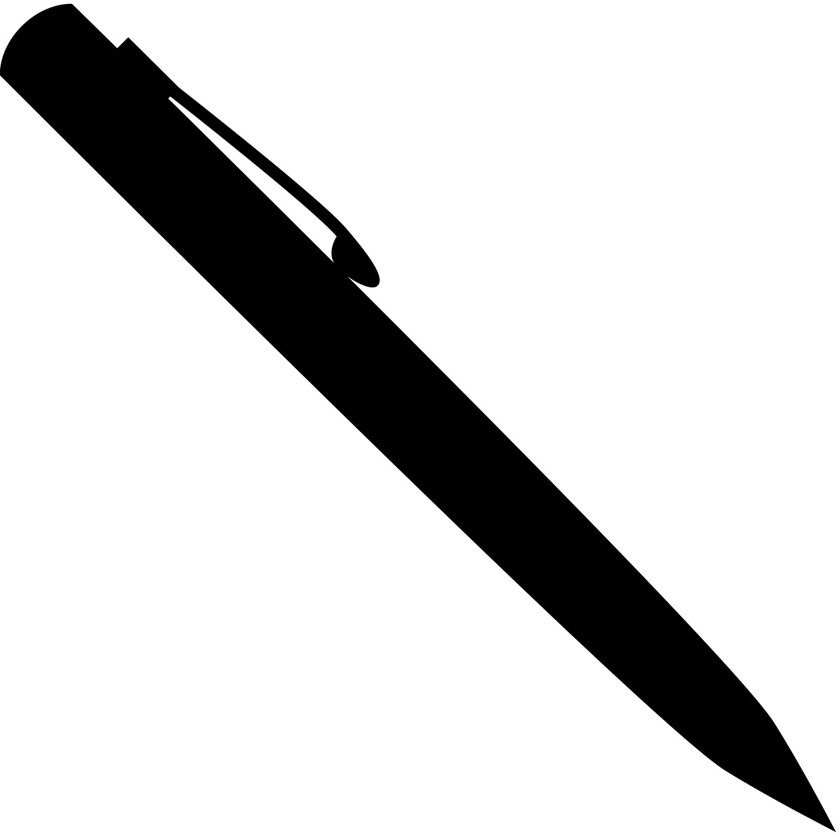
#> input picture assets/baker-2018/Silhouettes/ballpoint_pen.jpg, 840 x 840 px, shrunk from 1280 x 1280 before the run, found by its file name; its folder holds only this picture in this run
$ python shapes.py
#> lines starting #> are read from the running program, lines starting #| are printed output that depends on the picture; after the words box and inside, x2 and y2 are one past the last pixel; in counts of white or black regions, pixels touching at a corner belong together
import cv2
import numpy as np
import os
from pathlib import Path


class SizeMonitor:
    def __init__(self, window=3):
        self.window = window
        self.sizes = []

    def add(self, size):
        self.sizes.append(size)

    def check_stable(self):
        # if the last n are the same and different from the initial number
        return (
            len(set(self.sizes[-self.window :])) == 1
            and self.sizes[-1] != self.sizes[0]
        )


def chaikins_corner_cutting(points, num_iterations):
    for _ in range(num_iterations):
        new_points = []
        for i in range(len(points)):
            p1 = points[i]
            p2 = points[(i + 1) % len(points)]

            q = ((3 / 4) * p1[0] + (1 / 4) * p2[0], (3 / 4) * p1[1] + (1 / 4) * p2[1])
            r = ((1 / 4) * p1[0] + (3 / 4) * p2[0], (1 / 4) * p1[1] + (3 / 4) * p2[1])

            new_points.extend([q, r])
        points = new_points
    return points


def silhouettes_to_outlines(file_path, width=1):
    """
    Converting images of silhouettes to outlines
    """
#> called with width = 2
    image = cv2.imread(str(file_path), cv2.IMREAD_GRAYSCALE)
#> image is the input picture: shape (840, 840); min 0, max 255, mean 215.8

    # _, image = cv2.threshold(image, 128, 255, cv2.THRESH_BINARY_INV)
    blurred = cv2.GaussianBlur(image, (3, 3), 0)
    edges = cv2.Canny(blurred, 100, 200)
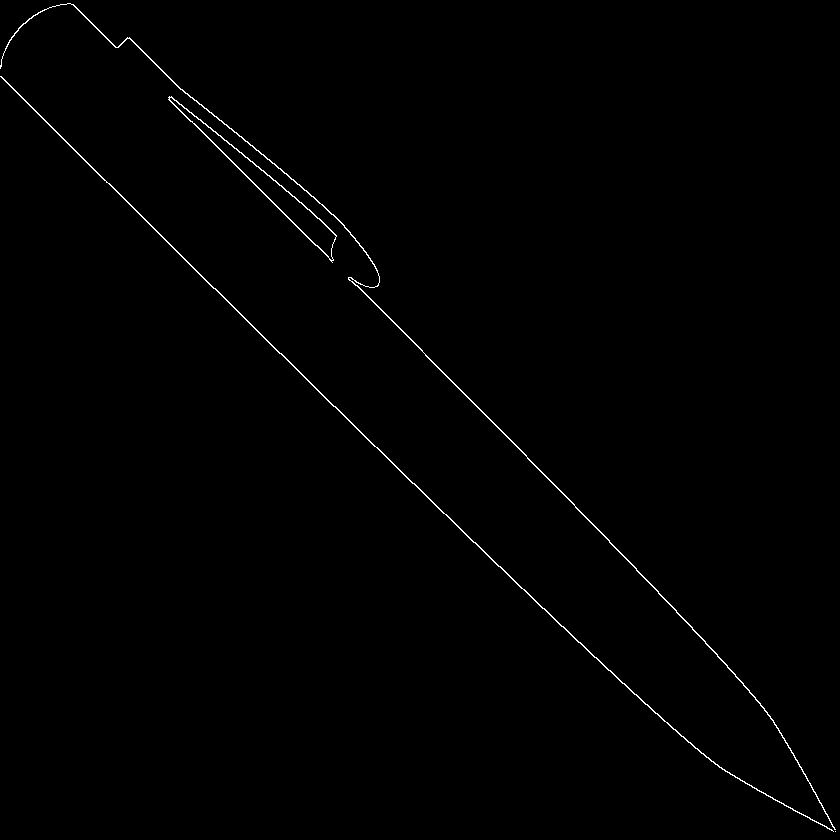
#> edges: shape (840, 840); 0.57% white in thin lines or dots

    # Dilate the edges to create the outline with the given width
    kernel = np.ones((width, width), np.uint8)
    outline_image = cv2.dilate(edges, kernel)
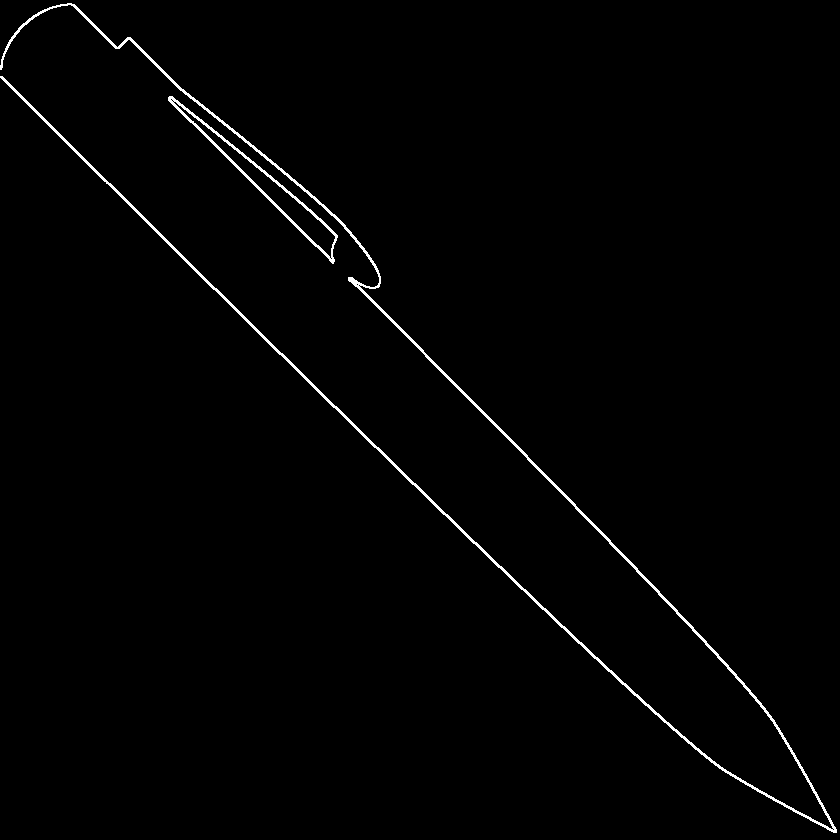
#> outline_image: shape (840, 840); 1.2% white in thin lines or dots

    return outline_image


if __name__ == "__main__":
    silhouettes_path = Path("private", "baker-1", "Silhouettes")
    silhouettes_files = os.listdir(silhouettes_path)
    silhouettes_files = [i for i in silhouettes_files if not i.startswith(".")]

    # process_files(silhouettes_files, silhouettes_path, outline_width=2)
    output_path = Path("temp")
    output_path.mkdir(exist_ok=True)

    for file in silhouettes_files:
        file_path = silhouettes_path / file
        outline_image = silhouettes_to_outlines(file_path, width=2)

        output_file_path = output_path / file
        cv2.imwrite(str(output_file_path), outline_image)

$ run again, on assets/baker-2018/Silhouettes/gazelle.jpg
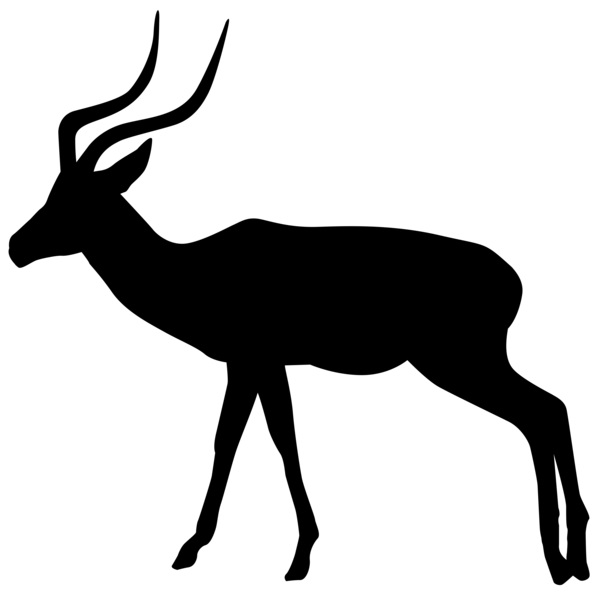
#> input picture assets/baker-2018/Silhouettes/gazelle.jpg, 600 x 595 px, found by its file name
#> in silhouettes_to_outlines, image is the input picture: shape (595, 600); min 0, max 255, mean 193.7
#> in silhouettes_to_outlines, `edges = cv2.Canny(blurred, 100, 200)`:
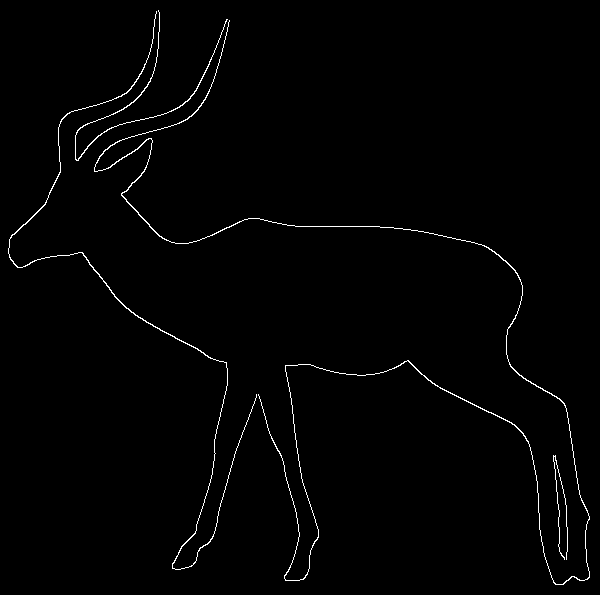
#> edges: shape (595, 600); 1.1% white in thin lines or dots
#> in silhouettes_to_outlines, `outline_image = cv2.dilate(edges, kernel)`:
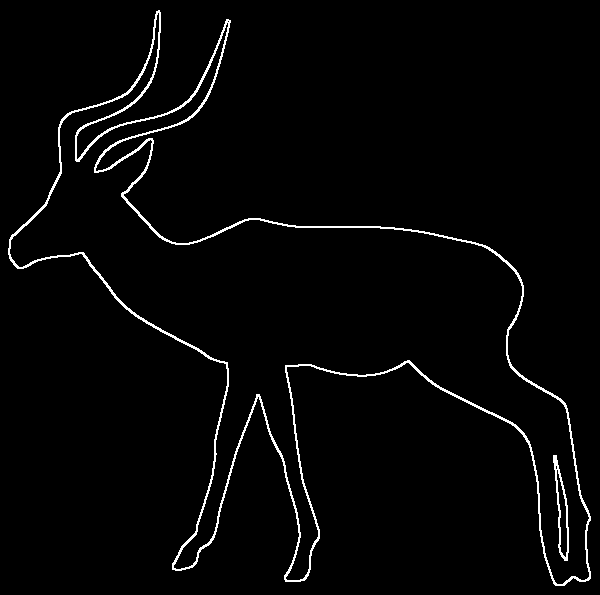
#> outline_image: shape (595, 600); 2.4% white in thin lines or dots

$ run again, on assets/baker-2018/Silhouettes/gorilla.jpg
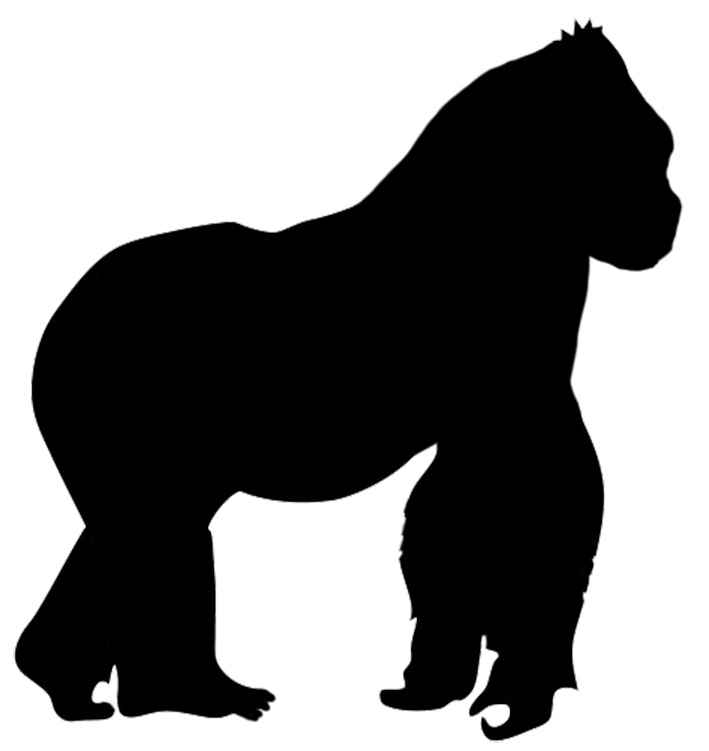
#> input picture assets/baker-2018/Silhouettes/gorilla.jpg, 709 x 751 px, found by its file name
#> in silhouettes_to_outlines, image is the input picture: shape (751, 709); min 0, max 255, mean 129
#> in silhouettes_to_outlines, `edges = cv2.Canny(blurred, 100, 200)`:
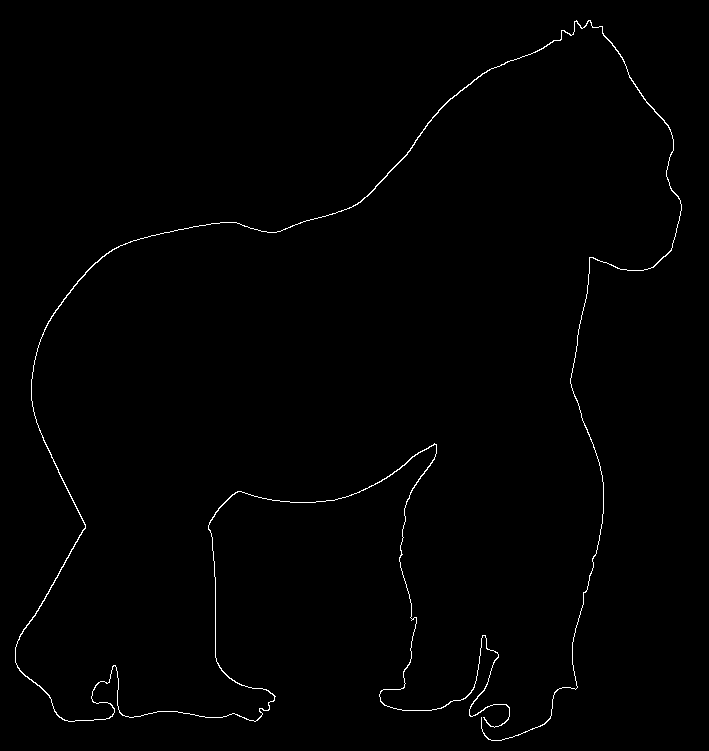
#> edges: shape (751, 709); 0.76% white in thin lines or dots
#> in silhouettes_to_outlines, `outline_image = cv2.dilate(edges, kernel)`:
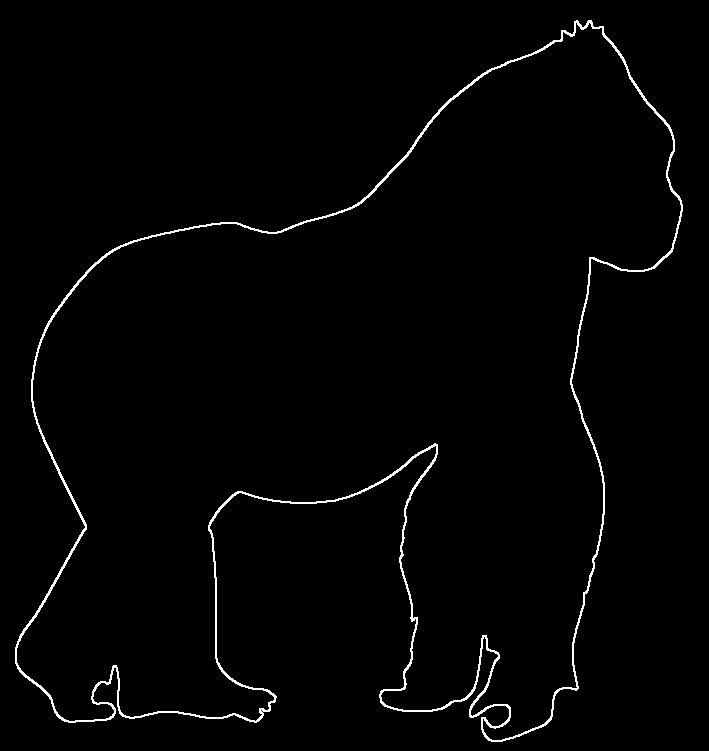
#> outline_image: shape (751, 709); 1.6% white in thin lines or dots
